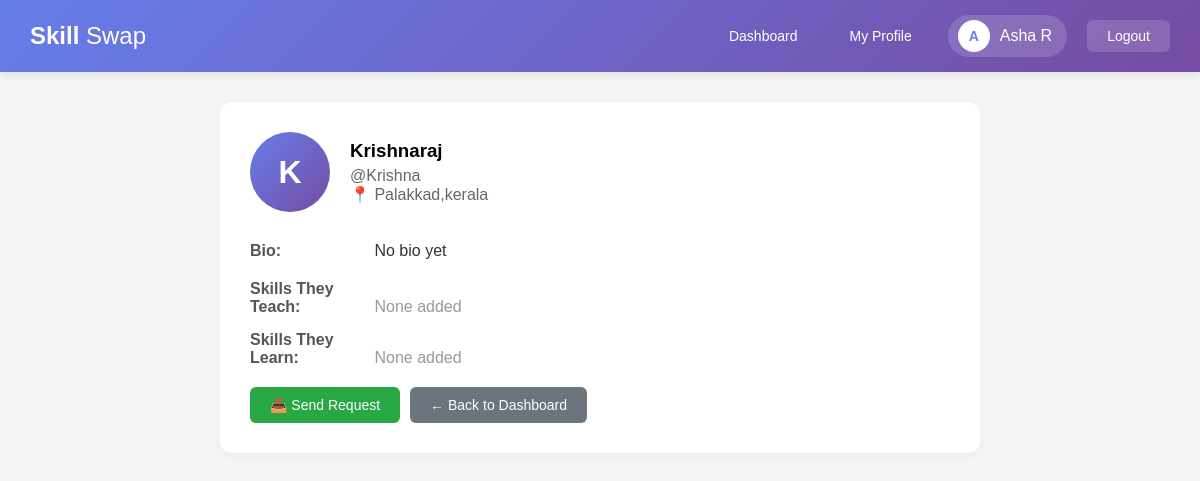
The app's page /profile/2/ (signed in) with its own data.
### skillapp/models.py (models this page shows, shortened)
class Profile(models.Model):
    username = models.CharField(max_length=100, unique=True)
    email = models.EmailField(unique=True)
    password = models.CharField(max_length=100)
    full_name = models.CharField(max_length=200, blank=True)
    bio = models.TextField(blank=True)
    location = models.CharField(max_length=200, blank=True)
    created_at = models.DateTimeField(auto_now_add=True)

### skillapp/views.py (the view)
# urls.py: path('profile/<int:user_id>/', views.view_profile, name='view_profile'),
def view_profile(request, user_id):
    if "user_id" not in request.session:
        return redirect("login")
    current_user = Profile.objects.get(id=request.session["user_id"])
    viewing_user = get_object_or_404(Profile, id=user_id)
    viewing_teaches = ProfileSkill.objects.filter(profile=viewing_user, skill_type='teach')
    viewing_learns = ProfileSkill.objects.filter(profile=viewing_user, skill_type='learn')
    current_user_teaches = ProfileSkill.objects.filter(profile=current_user, skill_type='teach')
    current_user_learn_skills = ProfileSkill.objects.filter(profile=current_user, skill_type='learn').values_list('skill_id', flat=True)
    viewing_user_teach_skills = ProfileSkill.objects.filter(profile=viewing_user, skill_type='teach').values_list('skill_id', flat=True)
    has_match = bool(set(current_user_learn_skills).intersection(set(viewing_user_teach_skills)))
    context = {
        "current_user": current_user,
        "viewing_user": viewing_user,
        "viewing_teaches": viewing_teaches,
        "viewing_learns": viewing_learns,
        "current_user_teaches": current_user_teaches,
        "has_match": has_match,
    }
    return render(request, "view_profile.html", context)

### skill_swap/templates/view_profile.html (shortened to what this page needs)
<!DOCTYPE html>
<html>
<head>
</head>
<body>
    <nav class="navbar">
        <div class="navbar-brand">
            Skill <span>Swap</span>
        </div>
        <div class="nav-links">
            <a href="{% url 'dashboard' %}">Dashboard</a>
            <a href="{% url 'profile' %}">My Profile</a>
            <div class="user-badge">
                <div class="user-avatar-small">
                    {{ current_user.full_name|slice:":1"|upper|default:current_user.username|slice:":1"|upper }}
                </div>
                <span>{{ current_user.full_name|default:current_user.username }}</span>
            </div>
            <a href="{% url 'logout' %}" class="logout">Logout</a>
        </div>
    </nav>
    <div class="container">
        <div class="card">
            <div class="profile-header">
                <div class="profile-avatar-large">
                    {{ viewing_user.full_name|slice:":1"|upper|default:viewing_user.username|slice:":1"|upper }}
                </div>
                <div>
                    <h3 style="margin-bottom: 5px;">{{ viewing_user.full_name|default:viewing_user.username }}</h3>
                    <p style="color: #666;">@{{ viewing_user.username }}</p>
                    <p style="color: #666;">📍 {{ viewing_user.location|default:"Location not set" }}</p>
                </div>
            </div>
            <div class="profile-info">
                <label>Bio:</label>
                <p>{{ viewing_user.bio|default:"No bio yet" }}</p>
            </div>
            <div class="profile-info">
                <label>Skills They Teach:</label>
                <div style="display: inline-block;">
                    {% if viewing_teaches %}
                        {% for skill in viewing_teaches %}
                            <span class="skill-tag skill-teach">{{ skill.skill.name }}</span>
                        {% endfor %}
                    {% else %}
                        <span style="color: #999;">None added</span>
                    {% endif %}
                </div>
            </div>
            <div class="profile-info">
                <label>Skills They Learn:</label>
                <div style="display: inline-block;">
                    {% if viewing_learns %}
                        {% for skill in viewing_learns %}
                            <span class="skill-tag skill-learn">{{ skill.skill.name }}</span>
                        {% endfor %}
                    {% else %}
                        <span style="color: #999;">None added</span>
                    {% endif %}
                </div>
            </div>
            <div class="button-group">
                <button class="btn btn-success" onclick="openRequestModal()">
                    📤 Send Request
                </button>
                <a href="{% url 'dashboard' %}" class="btn btn-secondary">← Back to Dashboard</a>
            </div>
        </div>
    </div>
</body>
</html>

### skill_swap/templates/view_profile.html (style rules this page uses)
* { margin: 0; padding: 0; box-sizing: border-box; }
body { font-family: Arial, sans-serif; background: #f5f5f5; }
.navbar { background: linear-gradient(135deg, #667eea 0%, #764ba2 100%); padding: 15px 30px; display: flex; justify-content: space-between; align-items: center; color: white; box-shadow: 0 2px 10px rgba(0,0,0,0.1); }
.navbar-brand { font-size: 24px; font-weight: bold; }
.navbar-brand span { font-weight: normal; }
.nav-links { display: flex; gap: 20px; align-items: center; }
.nav-links a { color: white; text-decoration: none; padding: 8px 16px; border-radius: 6px; transition: background 0.3s ease; font-size: 14px; }
.nav-links .logout { background: rgba(255,255,255,0.15); padding: 8px 20px; border-radius: 6px; }
.user-badge { display: flex; align-items: center; gap: 10px; background: rgba(255,255,255,0.15); padding: 5px 15px 5px 10px; border-radius: 25px; }
.user-avatar-small { width: 32px; height: 32px; border-radius: 50%; background: white; color: #667eea; display: flex; align-items: center; justify-content: center; font-weight: bold; font-size: 14px; }
.container { max-width: 800px; margin: 30px auto; padding: 0 20px; }
.card { background: white; padding: 30px; border-radius: 12px; box-shadow: 0 2px 10px rgba(0,0,0,0.05); margin-bottom: 20px; }
.profile-header { display: flex; align-items: center; gap: 20px; margin-bottom: 25px; }
.profile-avatar-large { width: 80px; height: 80px; border-radius: 50%; background: linear-gradient(135deg, #667eea 0%, #764ba2 100%); display: flex; align-items: center; justify-content: center; color: white; font-size: 32px; font-weight: bold; }
.profile-info { margin-bottom: 15px; }
.profile-info label { font-weight: bold; color: #555; display: inline-block; width: 120px; }
.profile-info p { display: inline-block; color: #333; margin: 5px 0; }
.btn { padding: 10px 20px; border: none; border-radius: 6px; cursor: pointer; font-size: 14px; text-decoration: none; display: inline-block; font-weight: 500; transition: all 0.3s ease; }
.btn-secondary { background: #6c757d; color: white; }
.btn-success { background: #28a745; color: white; }
.button-group { display: flex; gap: 10px; margin-top: 20px; flex-wrap: wrap; }

### records on screen
Profile: full_name "A", full_name "Asha R"
Profile: full_name "K", full_name "Krishnaraj", username "Krishna", location "Palakkad,kerala", bio "No bio yet"
